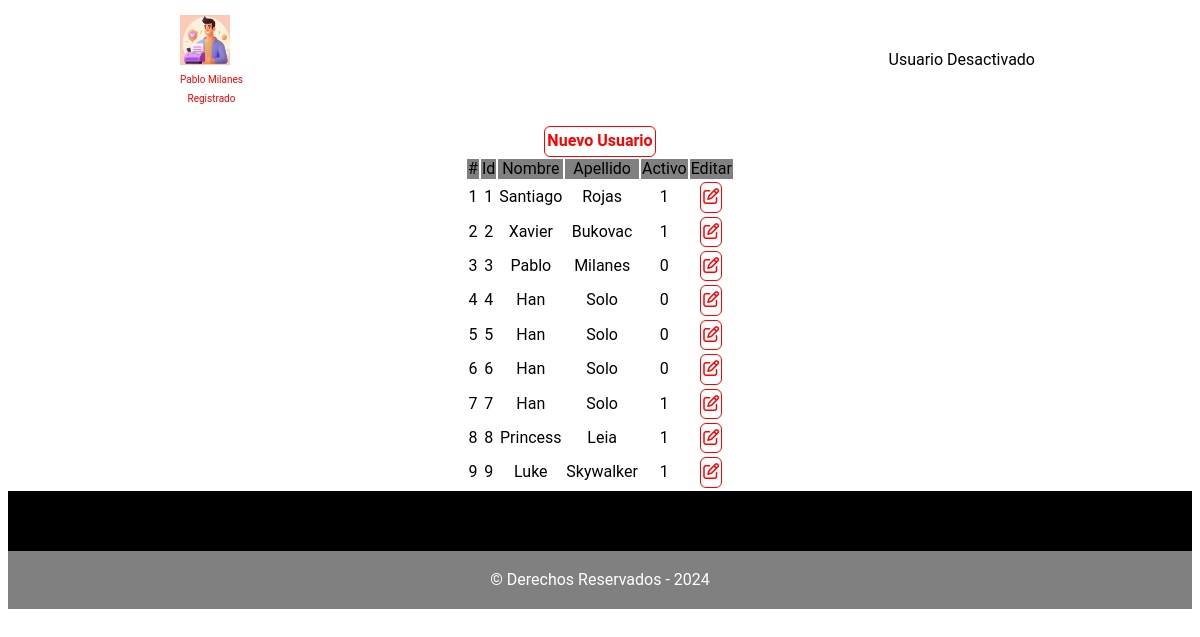
/Registro/php/usuarios.php?usuarioId=3, run on the app's committed database.
### tables this page shows
CREATE TABLE `usuariodatos`  (
  `usuarioDatosId` int NOT NULL AUTO_INCREMENT,
  `usuarioId` int NOT NULL,
  `UsuarioDatosNombre` text NOT NULL,
  `UsuarioDatosApellido` text NOT NULL,
  PRIMARY KEY (`usuarioDatosId`) USING BTREE
);

CREATE TABLE `permisos`  (
  `permisosId` int NOT NULL AUTO_INCREMENT,
  `usuarioId` int NOT NULL,
  `permisoNombre` text NOT NULL,
  `permisoCod` int NOT NULL,
  `permisoActivo` int NOT NULL DEFAULT 1,
  PRIMARY KEY (`permisosId`) USING BTREE
);

CREATE TABLE `usuario`  (
  `usuarioId` int NOT NULL AUTO_INCREMENT,
  `usuarioUser` text NOT NULL,
  `usuarioPass` text NOT NULL,
  `usuarioActive` int NOT NULL DEFAULT 1,
  PRIMARY KEY (`usuarioId`) USING BTREE
);

### Registro/php/usuarios.php (the view, shortened to what this page needs)
<?php
	include("../conn/conecmysql.php");
	$usuario_id = $_REQUEST['usuarioId'];
	$usuario_activo = $_REQUEST['usuarioActivo'];
	$sql = "SELECT * FROM usuariodatos WHERE usuarioId = '$usuario_id'";
	$query = mysqli_query($conexion, $sql);
	while ($row = mysqli_fetch_array($query)){
		$usuario_nombre = $row['UsuarioDatosNombre'];
		$usuario_apellido = $row['UsuarioDatosApellido'];
	}
	$sql2 = "SELECT * FROM permisos WHERE usuarioId = '$usuario_id'";
	$query2 = mysqli_query($conexion, $sql2);
	while ($row2 = mysqli_fetch_array($query2)){
		$permiso_nombre = $row2['permisoNombre'];
		$permiso_cod = $row2['permisoCod'];
	}
?>
<!DOCTYPE html>
<html>
<head>
	<link rel="stylesheet" type="text/css" href="../css/normalize.css">
	<link rel="stylesheet" type="text/css" href="../css/style.css">
</head>
<body>
	<header>
	<div class='container'>
		<a href="../index.php">
			<img src="../img/logo.png" height="50px" class="header-logo">
			<div align="center"><font size="1px"><?=$usuario_nombre." ".$usuario_apellido?></font>
			</div>
			<div align="center"><font size="1px"><?=$permiso_nombre?></font>
			</div>
		</a>
		<?php
			if($usuario_activo==1){
		?>
		<nav>
			<a href='pantalla_inicial.php?usuarioId=<?=$usuario_id ?>&usuarioActivo=<?=$usuario_activo?>'>Inicio</a>
			<a href="datos.php?usuarioId=<?=$usuario_id ?>">Datos Personales</a>
			<a href="registro.php?usuarioId=<?=$usuario_id ?>">Registros</a>
			<?php
			if($permiso_cod==1){
			?>
			<a href="usuarios.php?usuarioId=<?=$usuario_id ?>&usuarioActivo=<?=$usuario_activo?>">Usuarios</a>
			<?php } ?>
		</nav>
	<?php }else{
		echo "Usuario Desactivado";
	} ?>
	</div>
</header>
<main>
		<section id="inicio">
			<form method="post" name="form1">
				<br>
				<div align="center">
					<a href="nuevo_usuario.php?usuarioId=<?=$usuario_id?>" class="boton boton-rojo">
										Nuevo Usuario</a>
					<table>
						<tr align="center" valign="middle" bgcolor="grey">
							<td>#</td>
							<td>Id</td>
							<td>Nombre</td>
							<td>Apellido</td>
							<td>Activo</td>
							<td>Editar</td>
						</tr>
						<?php
							$contador=1;
							$sql3 = "SELECT * FROM usuariodatos";
							$query3 = mysqli_query($conexion, $sql3);
							while ($row3 = mysqli_fetch_array($query3)){ ?>
								<tr>
									<td align="center">
										<?=$contador++;?>
									</td>
									<td align="center">
										<?php
										$usuarios_ids = $row3['usuarioId'];
										echo $usuarios_ids;
										?>
									</td>
									<td align="center">
										<?php
										$usuarios_nombres = $row3['UsuarioDatosNombre'];
										echo $usuarios_nombres;
										?>
									</td>
									<td align="center">
										<?php
										$usuarios_apellidos = $row3['UsuarioDatosApellido'];
										echo $usuarios_apellidos;
										?>
									</td>
									<td align="center">
										<?php
										$sql4 = "SELECT * FROM usuario WHERE usuarioId=$usuarios_ids";
										$query4 = mysqli_query($conexion, $sql4);
										while ($row4 = mysqli_fetch_array($query4)){
										$usuarios_activos = $row4['usuarioActive'];
										}
										echo $usuarios_activos;
										?>
									</td>
									<td align="center">
										<a href="editar_usuario.php?usuariosIds=<?=$usuarios_ids?>&usuarioId=<?=$usuario_id?>" class="boton boton-rojo">
										<i class="fa-regular fa-pen-to-square"></i></a>
									</td>
								</tr>
						<?php	} ?>
					</table>
				</div>
			</form>
		</section>
</main>
</body>
<footer>
			<div class="barra-footer">
				&copy; Derechos Reservados - 2024
			</div>
	</footer>
</html>

### Registro/css/style.css (style rules this page uses)
* { box-sizing: border-box; }
body { font-family: Roboto; background-image: url(); background-repeat: no-repeat; background-position: center; }
a { display: inline-block; }
header { padding: 15px 0; position: fixed; top: 0; left: 0; width: 100%; z-index: 2; background-color: white; }
header .container { display: flex; justify-content: space-between; align-items: center; }
header .container .header-logo { width: 50px; }
header .container a { color: red; text-decoration: none; margin: 0 15px; }
.container { width: 900px; margin: 0 auto; padding-right: 15px; padding-left: 15px; position: relative; }
#inicio { position: relative; }
td { border:hidden; }
table { border: 0px solid #0000FF; background-color:#FFF; }
.boton { text-align: center; text-decoration: none; padding: 5px 2px; border: none; border-radius: 6px; }
.boton.boton-rojo { color: red; background-color: white; font-size: 16px; font-weight: bold; border: 1px solid red; }
footer { background-color: rgb(0, 0, 0); color: rgb(255, 255, 255); padding-top: 60px; }
footer .barra-footer { background-color: grey; text-align: center; padding-left: 15px; padding-right: 15px; padding-top: 20px; padding-bottom: 20px; }

### data on the page
usuariodatos: UsuarioDatosNombre "Pablo", UsuarioDatosApellido "Milanes", usuarioId "3", usuarioId.usuarioActive "0"
permisos: permisoNombre "Registrado"
usuariodatos: usuarioId "1", UsuarioDatosNombre "Santiago", UsuarioDatosApellido "Rojas", usuarioId.usuarioActive "1"
usuariodatos: usuarioId "2", UsuarioDatosNombre "Xavier", UsuarioDatosApellido "Bukovac", usuarioId.usuarioActive "1"
usuariodatos: usuarioId "4", UsuarioDatosNombre "Han", UsuarioDatosApellido "Solo", usuarioId.usuarioActive "0"
usuariodatos: usuarioId "5", UsuarioDatosNombre "Han", UsuarioDatosApellido "Solo", usuarioId.usuarioActive "0"
usuariodatos: usuarioId "6", UsuarioDatosNombre "Han", UsuarioDatosApellido "Solo", usuarioId.usuarioActive "0"
usuariodatos: usuarioId "7", UsuarioDatosNombre "Han", UsuarioDatosApellido "Solo", usuarioId.usuarioActive "1"
usuariodatos: usuarioId "8", UsuarioDatosNombre "Princess", UsuarioDatosApellido "Leia", usuarioId.usuarioActive "1"
usuariodatos: usuarioId "9", UsuarioDatosNombre "Luke", UsuarioDatosApellido "Skywalker", usuarioId.usuarioActive "1"
